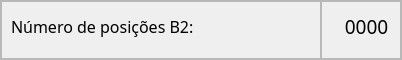
                         <widget class="QFrame" name="frame_92">
                          <property name="maximumSize">
                           <size>
                            <width>16777215</width>
                            <height>60</height>
                           </size>
                          </property>
                          <property name="frameShape">
                           <enum>QFrame::StyledPanel</enum>
                          </property>
                          <property name="frameShadow">
                           <enum>QFrame::Raised</enum>
                          </property>
                          <layout class="QHBoxLayout" name="horizontalLayout_19">
                           <property name="spacing">
                            <number>0</number>
                           </property>
                           <property name="leftMargin">
                            <number>0</number>
                           </property>
                           <property name="topMargin">
                            <number>0</number>
                           </property>
                           <property name="rightMargin">
                            <number>0</number>
                           </property>
                           <property name="bottomMargin">
                            <number>0</number>
                           </property>
                           <item>
                            <widget class="QFrame" name="frame_93">
                             <property name="sizePolicy">
                              <sizepolicy hsizetype="Preferred" vsizetype="Preferred">
                               <horstretch>0</horstretch>
                               <verstretch>0</verstretch>
                              </sizepolicy>
                             </property>
                             <property name="minimumSize">
                              <size>
                               <width>320</width>
                               <height>0</height>
                              </size>
                             </property>
                             <property name="frameShape">
                              <enum>QFrame::StyledPanel</enum>
                             </property>
                             <property name="frameShadow">
                              <enum>QFrame::Raised</enum>
                             </property>
                             <widget class="QLabel" name="label_34">
                              <property name="geometry">
                               <rect>
                                <x>10</x>
                                <y>0</y>
                                <width>311</width>
                                <height>51</height>
                               </rect>
                              </property>
                              <property name="sizePolicy">
                               <sizepolicy hsizetype="Preferred" vsizetype="Preferred">
                                <horstretch>0</horstretch>
                                <verstretch>0</verstretch>
                               </sizepolicy>
                              </property>
                              <property name="font">
                               <font>
                                <family>Equinox Bold</family>
                                <pointsize>12</pointsize>
                               </font>
                              </property>
                              <property name="text">
                               <string>Número de posições B2:</string>
                              </property>
                             </widget>
                            </widget>
                           </item>
                           <item>
                            <widget class="QFrame" name="frame_94">
                             <property name="minimumSize">
                              <size>
                               <width>80</width>
                               <height>0</height>
                              </size>
                             </property>
                             <property name="frameShape">
                              <enum>QFrame::StyledPanel</enum>
                             </property>
                             <property name="frameShadow">
                              <enum>QFrame::Raised</enum>
                             </property>
                             <widget class="QLabel" name="lbl_num_pos_b2">
                              <property name="geometry">
                               <rect>
                                <x>0</x>
                                <y>0</y>
                                <width>91</width>
                                <height>51</height>
                               </rect>
                              </property>
                              <property name="font">
                               <font>
                                <family>Equinox Bold</family>
                                <pointsize>14</pointsize>
                               </font>
                              </property>
                              <property name="text">
                               <string>0000</string>
                              </property>
                              <property name="alignment">
                               <set>Qt::AlignCenter</set>
                              </property>
                             </widget>
                            </widget>
                           </item>
                          </layout>
                         </widget>
